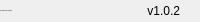
              <widget class="QFrame" name="bottomBar">
               <property name="minimumSize">
                <size>
                 <width>0</width>
                 <height>22</height>
                </size>
               </property>
               <property name="maximumSize">
                <size>
                 <width>16777215</width>
                 <height>22</height>
                </size>
               </property>
               <property name="frameShape">
                <enum>QFrame::NoFrame</enum>
               </property>
               <property name="frameShadow">
                <enum>QFrame::Raised</enum>
               </property>
               <layout class="QHBoxLayout" name="horizontalLayout_5">
                <property name="spacing">
                 <number>0</number>
                </property>
                <property name="leftMargin">
                 <number>0</number>
                </property>
                <property name="topMargin">
                 <number>0</number>
                </property>
                <property name="rightMargin">
                 <number>0</number>
                </property>
                <property name="bottomMargin">
                 <number>0</number>
                </property>
                <item>
                 <widget class="QLabel" name="creditsLabel">
                  <property name="maximumSize">
                   <size>
                    <width>16777215</width>
                    <height>16</height>
                   </size>
                  </property>
                  <property name="font">
                   <font>
                    <family>Segoe UI</family>
                    <pointsize>-1</pointsize>
                    <italic>false</italic>
                    <bold>false</bold>
                   </font>
                  </property>
                  <property name="text">
                   <string>By: Wanderson M. Pimenta</string>
                  </property>
                  <property name="alignment">
                   <set>Qt::AlignLeading|Qt::AlignLeft|Qt::AlignVCenter</set>
                  </property>
                 </widget>
                </item>
                <item>
                 <widget class="QLabel" name="version">
                  <property name="text">
                   <string>v1.0.2</string>
                  </property>
                  <property name="alignment">
                   <set>Qt::AlignRight|Qt::AlignTrailing|Qt::AlignVCenter</set>
                  </property>
                 </widget>
                </item>
                <item>
                 <widget class="QFrame" name="frame_size_grip">
                  <property name="minimumSize">
                   <size>
                    <width>20</width>
                    <height>0</height>
                   </size>
                  </property>
                  <property name="maximumSize">
                   <size>
                    <width>20</width>
                    <height>16777215</height>
                   </size>
                  </property>
                  <property name="frameShape">
                   <enum>QFrame::NoFrame</enum>
                  </property>
                  <property name="frameShadow">
                   <enum>QFrame::Raised</enum>
                  </property>
                 </widget>
                </item>
               </layout>
              </widget>
